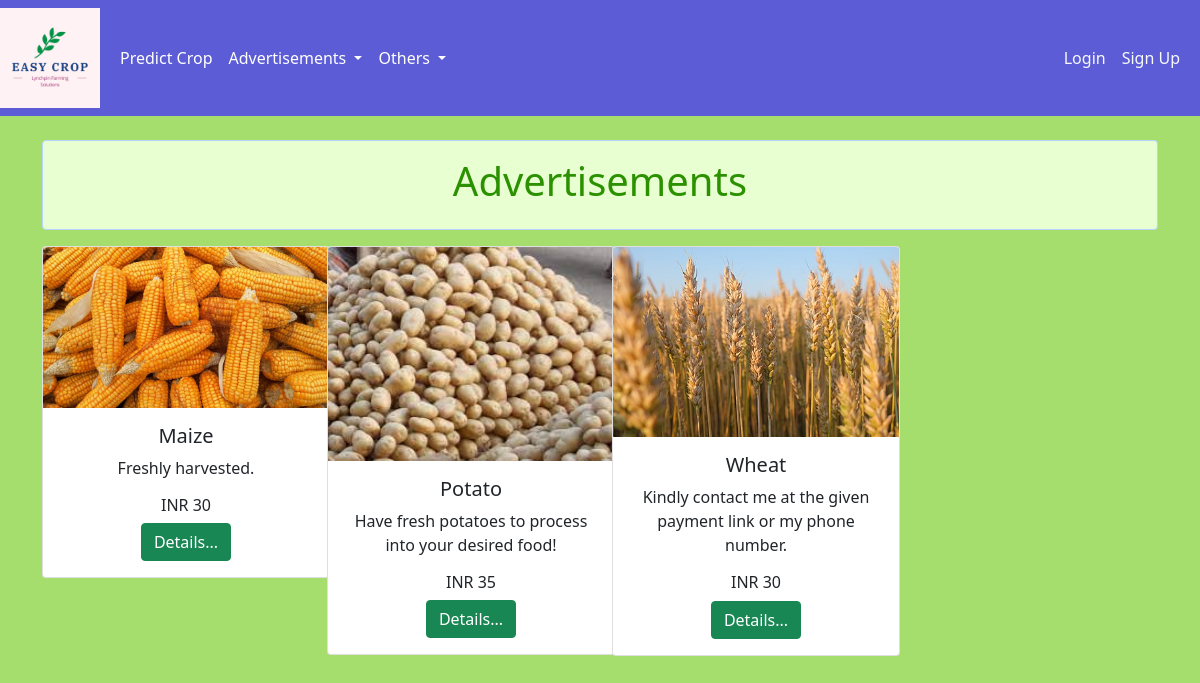
The app's page /advertisements/ with its own data.
### crop_prediction_ai/models.py (models this page shows, shortened)
class advertisement(models.Model):
    title = models.CharField(max_length=50)
    description = models.CharField(max_length=5000)
    cost = models.IntegerField()
    image = models.ImageField(upload_to='crop\images')
    address = models.CharField(max_length=5000)
    currency = models.CharField(max_length=3)
    payment_method = models.CharField(max_length=5000)
    payment_link = models.URLField()
    contact_Number = models.IntegerField()
    country_call_code = models.IntegerField()
    user = models.ForeignKey(User, on_delete=models.CASCADE)

### crop_prediction_ai/views.py (the view)
# urls.py: path('advertisements/', views.advertisements, name='advertisements'),
def advertisements(request):
	return render(request, 'advertisements.html', {'ads':advertisement.objects.order_by('-id')})

### crop_prediction_ai/templates/advertisements.html
{% extends 'base.html' %}
{% block content %}
<br>
<div class='container text-center'>
  <div class="alert alert-primary" style="background-color:#e8ffd1;"><font color='#2c691f;'><h1>Advertisements</h1></font></div>
{% load static %}
<div class='row'>
{% for ad in ads %}
<div class='col-sm-3'>
<div class="card" style="width: 18rem;">
  <img src="../{{ ad.image }}" class="card-img-top" alt="...">
  <div class="card-body">
    <h5 class="card-title">{{ ad.title }}</h5>
    <p class="card-text">{{ ad.description }}</p>
    <h6>{{ ad.currency }} {{ ad.cost }}</h6>
    <a href="{% url 'hey' ad.id %}" class='btn btn-success'>Details...</a>
  </div>
</div>
</div>
{% endfor %}
</div>
</div>
{% endblock %}

### crop_prediction_ai/templates/base.html (shortened to what this page needs)
<!doctype html>
<html lang="en">
    {% load static %}
  <head>
    <link href="https://cdn.jsdelivr.net/npm/bootstrap@5.0.0-beta1/dist/css/bootstrap.min.css" rel="stylesheet">
  </head>
  <body style="background-color:#a5de6d;">
    <nav class="navbar navbar-expand-lg navbar-light" style="background-color: #5c5cd6;">
        <a href="{% url 'home' %}" target="_PARENT"><img width=100 src="{% static 'logo.png' %}">
  <div class="container-fluid">
    <div class="collapse navbar-collapse" id="navbarSupportedContent">
      <ul class="navbar-nav me-auto mb-2 mb-lg-0">
        <li class="nav-item">
          <a class="nav-link" href="{% url 'predictionintro' %}" style="color: #ffffff;" target="_PARENT">Predict Crop</a>
        </li>
        <li class="nav-item dropdown">
          <a style="color: #ffffff;" target="_PARENT" class="nav-link dropdown-toggle" href="#" id="navbarDropdown" role="button" data-bs-toggle="dropdown" aria-expanded="false">
            Advertisements
          </a>
        </li>
        <li class="nav-item dropdown">
          <a style="color: #ffffff;" class="nav-link dropdown-toggle" href="#" id="navbarDropdown" role="button" data-bs-toggle="dropdown" aria-expanded="false">
            Others
          </a>
        </li>
      </ul>
      {% if user.is_authenticated %}
      <font color='#ffffff' face='comic sans ms'>Signed in as {{ request.user }}</font>
      <a target="_PARENT" class="p-2 text-light nav-link" href="{% url 'logout' %}">Logout</a>
      {% else %}
      <a target="_PARENT" class="p-2 text-light nav-link" href="{% url 'login' %}">Login</a>
      <a target="_PARENT" class="p-2 text-light nav-link" href="{% url 'signup' %}">Sign Up</a>
      {% endif %}
    </div>
  </div>
</nav>
    {% block content %}{% endblock %}
  </body>
</html>

### records on screen
advertisement: image (picture), title "Maize", description "Freshly harvested.", currency "INR", cost "30"
advertisement: image (picture), title "Potato", description "Have fresh potatoes to process into your desired food!", currency "INR", cost "35"
advertisement: image (picture), title "Wheat", description "Kindly contact me at the given payment link or my phone number.", currency "INR", cost "30"
